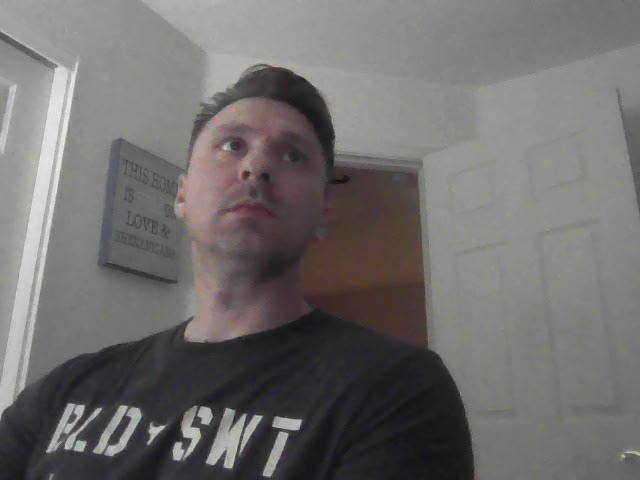
#> input picture frame 17 of ch2/cameo/screencast.avi, 640 x 480 px, given in place of the camera
$ python cameo.py   (older library calls are emulated)
#> lines starting #> are read from the running program, lines starting #| are printed output that depends on the picture
### ch3/cameo/utils.py
import cv2
import numpy as np
import scipy.interpolate

def createCurveFunc(points: list) -> callable:
    """
    Create a function from a list of points suitable for interpolation.

    Args:
        points (list): List of tuples (x, y) representing points.

    Returns:
        callable: An interpolated function derived from the points.
    """
    if points is None:
        return None
    numPoints = len(points)
    if numPoints < 2:
        return None
    xs, ys = zip(*points)
    if numPoints < 3:
        kind = 'linear'
    elif numPoints < 4:
        kind = 'quadratic'
    else:
        kind = 'cubic'

    return scipy.interpolate.interp1d(xs, ys, kind, bounds_error = False)

def createLookupArray(func: callable, length:int = 256) -> np.ndarray:
    """
    Create a lookup array for a function over the range of integer inputs.

    Args:
        func (callable): Function to be applied.
        length (int): Length of the lookup array. Defaults to 256

    Returns:
        np.ndarray: Array containing the lookup values
    """
#> called with length = 256
    if func is None:
        return None
    lookupArray = np.empty(length)
    i = 0
    while i < length:
        func_i = func(i)
        lookupArray[i] = min(max(0, func_i), length - 1)
        i += 1
    return lookupArray

def applyLookupArray(lookupArray: np.ndarray, src: np.ndarray, dst: np.ndarray) -> None:
    """
    Apply a lookup array to a source image to create a destination image.

    Args:
        lookupArray (np.ndarray): The lookup array.
        src (np.ndarray): The source image.
        dst (np.ndarray): The destination image, modified in place.
    """
    if lookupArray is None:
        return
    dst[:] = lookupArray[src]

def createCompositeFunc(func0: callable, func1: callable) -> callable:
    """
    Combine two functions into a single composite function.

    Args:
        func0 (callable): First function.
        func1 (callable): Second function.

    Returns:
        callable: A composite function that applies func1 and then func0.
    """
    if func0 is None:
        return func1
    if func1 is None:
        return func0
    return lambda x: func0(func1(x))

### ch3/cameo/managers.py
import cv2
import numpy as np
import time

class CaptureManager(object):
    """
    Manage the capture process from a video source, allowing for frame capture, preview management, and recording.

    This class encapsulates the operations related to video capture including managing preview windows, mirroring previews,
    capturing frames, saving snapshots, and recording video clips.

    Attributes:
        previewWindowManager (Any): Optional manager for any preview windows.
        shouldMirrorPreview (bool): Flag to indicate if the preview should be mirrored.
        _capture (cv2.VideoCapture): The video capture object.
        _channel (int): The channel of the video capture device.
        _enteredFrame (bool): Flag to check if the frame has been entered.
        _frame (np.ndarray): The current video frame.
        _imageFilename (str): Filename for saving snapshots.
        _videoFilename (str): Filename for saving video.
        _videoEncoding (tuple): Video encoding format.
        _videoWriter (cv2.VideoWriter): Video writer object for recording.
        _startTime (float): Start time of the recording.
        _framesElapsed (int): Count of frames that have elapsed.
        _fpsEstimate (float) Estimated frame per second in the video.
    """
    def __init__(self, capture: cv2.VideoCapture, previewWindowManager = None,
                 shouldMirrorPreview: bool = False):
        """
        Initializes the CaptureManagers object with the video capture device, optional preview window manager,
        and a flag to determine if the preview should be mirrored.

        Args:
            capture (cv2.VideoCapture): The video capture device.
            previewWindowManager (Any, optional): Manger for any preview windows. Defaults to None.
            shouldMirrorPreview (bool, optional): If set to True, the preview display will be mirrored. Defaults to False.
        """
        self.previewWindowManager = previewWindowManager
        self.shouldMirrorPreview = shouldMirrorPreview
        self._capture = capture
        self._channel = 0
        self._enteredFrame = False
        self._frame = None
        self._imageFilename = None
        self._videoFilename = None
        self._videoEncoding = None
        self._videoWriter = None
        self._startTime = None
        self._framesElapsed = 0
        self._fpsEstimate = None

    @property
    def channel(self) -> int:
        """
        Get the current channel of the video capture device

        Returns:
            int: The current channel number.
        """
        return self._channel

    # [11 lines left out: function channel, not called in this run]

    @property
    def frame(self) -> np.ndarray:
        """
        Retrieves the current frame from the capture device.

        Returns:
            np.ndarray: The current video frame.
        """
        if self._enteredFrame and self._frame is None:
            _, self._frame = self._capture.retrieve(self._frame, self.channel)

        return self._frame

    @property
    def isWritingImage(self) -> bool:
        """
        Check if an image file is currently being written

        Returns:
            bool: True if an image file is being written, otherwise False
        """
        return self._imageFilename is not None

    @property
    def isWritingVideo(self) -> bool:
        """
        Check if a video file is currently being recorded

        Returns:
            bool: True if a video file is being recorded, otherwise False
        """
        return self._videoFilename is not None

    def enterFrame(self):
        """
        Enter a new frame to be captured.

        This method must be called before attempting to retrieve the next frame with the 'frame' property.
        It checks to ensure that the last frame was properly exited, grabs the next frame if available,
        and raises an AssertionError if the previous frame was not properly exited.
        """
        # Assert that we did not already enter a frame without exiting.
        assert not self._enteredFrame, \
            'previous enterFrame() had no matching exitFrame()'
        # Attempt to grab the next frame if the capture device is initialized.
        if self._capture is not None:
            self._enteredFrame = self._capture.grab()

    def exitFrame(self):
        """
        Process and release the current frame.

        This method draws the frame to the window if a window manager is present, writes the frame
        to an image file if a snapshot is requested, records the frame to a video if recording is active,
        and then releases the frame to process the next one.  It also calculates and updates the frame
        rate estimate.
        """
        # Check if the frame was grabbed successfully. If not, reset the entered frame flag and return.
        if self.frame is None:
            self._enteredFrame = False
            return

        # Calculate and update the frame rate estimate.
        if self._framesElapsed == 0:
            self._startTime = time.time()
        else:
            timeElapsed = time.time() - self._startTime
            self._fpsEstimate = self._framesElapsed / timeElapsed
        self._framesElapsed += 1

        # Display the frame in the window, mirroring it if necessary.
        if self.previewWindowManager is not None:
            if self.shouldMirrorPreview:
                mirroredFrame = np.fliplr(self._frame)
                self.previewWindowManager.show(mirroredFrame)
            else:
                self.previewWindowManager.show(self._frame)

        # Save the frame as an image file if requested.
        if self.isWritingImage:
            cv2.imwrite(self._imageFilename, self._frame)
            self._imageFilename = None

        # Record the frame to a video file if recording is active.
        self._writeVideoFrame()

        # Release the current frame to prepare for the next one.
        self._frame = None
        self._enteredFrame = False

    # [27 lines left out: functions writeImage, startWritingVideo, stopWritingVideo, not called in this run]

    def _writeVideoFrame(self):
        """
        Writes the current frame to the video file, initializing the video writer if necessary.

        This method checks if the video writer has been initialized and if not, initializes it with
        the estimated frame rate if the actual frame rate is not known. It skips writing the initial frames
        if the frame rate is still being estimated to ensure the stability of the video output.
        """
        if not self.isWritingVideo:
            return
        if self._videoWriter is None:
            fps = self._capture.get(cv2.CAP_PROP_FPS)
            if fps <= 0.0:
                # The capture's FPS is unknown so use an estimate.
                if self._framesElapsed < 20:
                    # Wait until more frames elapse so that the
                    # estimate is more stable.
                    return
                else:
                    fps = self._fpsEstimate
            size = (int(self._capture.get(cv2.CAP_PROP_FRAME_WIDTH)),
                    int(self._capture.get(cv2.CAP_PROP_FRAME_HEIGHT)))
            self._videoWriter = cv2.VideoWriter(
                self._videoFilename, self._videoEncoding, fps, size
            )
        self._videoWriter.write(self._frame)

class WindowManager(object):
    """
    Manages a named window in OpenCV, handling the creation, display, and destruction of the window.
    It processes keyboard and mouse events by invoking callback functions when these events occur.

    Attributes:
        windowName (str): The name of the window as displayed in the title.
        keypressCallback (Callable[int], None], optional): A function to call when a key event occurs.
            This function should take a single integer parameter (the keycode of the pressed key).
        mouseCallback (Callable[[int, int, int, int, Any], None], optional): A function to call when a mouse event occurs.
    """
    def __init__(self, windowName: str, keypressCallback = None, mouseCallback = None):
        """
        Initializes the WindowManager with a name and an optional key press callback function

        Args:
            windowName (str): The name of the window to be created and managed.
            keypressCallback (Callable[[int], None], optional): A callback function that is called on a key press.
                If None, no callback is executed.  Defaults to None.
            mouseCallback (Callable[[int, int, int, int, Any], None], optional): A callback function that is called on mouse events.
        """
        self.keypressCallback = keypressCallback
        self.mouseCallback = mouseCallback
        self._windowName = windowName
        self._isWindowCreated = False

    @property
    def isWindowCreated(self) -> bool:
        """
        Returns whether the window has been created.

        Returns:
            bool: True if the window is created, False otherwise.
        """
        return self._isWindowCreated

    def createWindow(self) -> None:
        """
        Creates a window using the stored window name if it hasn't been created already and sets the mouse callback
        if one is provided.

        This method also sets `_isWindowCreated` to True to indicate that the window now exists.
        """
        if not self._isWindowCreated:   # Ensure that we don't recreate the window if it already exists.
            cv2.namedWindow(self._windowName)
            if self.mouseCallback is not None:
                cv2.setMouseCallback(self._windowName, self.mouseCallback)
            self._isWindowCreated = True

    def show(self, frame) -> None:
        """
        Displays an image or video frame in the window.

        Args:
            frame (np.ndarray): The frame (image or video frame) to be displayed.
        """
        if self._isWindowCreated:
            cv2.imshow(self._windowName, frame)

    def destroyWindow(self) -> None:
        """
        Destroys the window and updates the state to reflect that the window no longer exists.

        This method should be called to properly close the window and release resources.
        """
        if self._isWindowCreated:
            cv2.destroyWindow(self._windowName)
            self._isWindowCreated = False

    def processEvents(self) -> None:
        """
        Processes any events, such as keyboard inputs, that occur in the window.

        If a keypress callback is set, it will call this function with the keycode of any key that is pressed.
        The method handles a single keypress event per invocation.
        """
        keycode = cv2.waitKey(1) # Wait for 1 ms for a key press
        if self.keypressCallback is not None and keycode != -1:
            # Call the callback function if a key was pressed and a callback exists.
            self.keypressCallback(keycode)

### ch3/cameo/filters.py
"""
Author: Joseph Allen
Date: November 29, 2024
Explanation of the Code:
    - Blurring: Median blurring is applied to reduce image noise which is crucial for improving the accuracy of edge detection. The kernel size for blurring is adjustable.
    - Grayscale Conversion: The image is converted to grayscale because edge detection typically operates on single-channel images.
    - Edge Detection: The Laplacian operator is used for edge detection, capable of calculating second-order derivatives.
    - Edge Enhancement: After detecting edges, the code calculates an inverse alpha map from the grayscale edge image, which is used to modulate the intensity of the color channels.
                        This step enhances the visibility of the edges.
    - Channel Processing: The source image's channels are individually adjusted based on the edge map and then recombined.
"""


import cv2
import numpy as np
import utils

class VConvolutionFilter:
    """
    A generic convolution filter class using a kernel for image filtering.

    Attributes:
        kernel (np.ndarray): The convolution kernel.
    """
    def __init__(self, kernel: np.ndarray):
        self._kernel = kernel

    # [9 lines left out: function apply, not called in this run]

class SharpenFilter(VConvolutionFilter):
    """
    A sharpen filter using a specific sharpening kernel.
    """
    # [4 lines left out: function __init__, not called in this run]

class FindEdgesFilter(VConvolutionFilter):
    """
    An edge detection filter using a Laplacian-like kernel.
    """
    # [4 lines left out: function __init__, not called in this run]

class BlurFilter(VConvolutionFilter):
    """
    A simple blur filter using an averaging kernel.
    """
    def __init__(self):
        super().__init__(kernel=np.full((5, 5), 0.04))

class EmbossFilter(VConvolutionFilter):
    """
    An emboss filter that simulates an embossed look by using a gradient kernel.
    """
    # [4 lines left out: function __init__, not called in this run]

class BGRFuncFilter:
    """
    A filter that applies different functions to each channel of a BGR image.

    Attributes:
        bFunc, gFunc, rFunc (callable): Functions to be applied to the B, G, R channels respectively.
    """
    def __init__(self, vFunc=None, bFunc=None, gFunc=None, rFunc=None, dtype=np.uint8):
        length = np.iinfo(dtype).max + 1
        self._bLookupArray = utils.createLookupArray(utils.createCompositeFunc(bFunc, vFunc), length)
        self._gLookupArray = utils.createLookupArray(utils.createCompositeFunc(gFunc, vFunc), length)
        self._rLookupArray = utils.createLookupArray(utils.createCompositeFunc(rFunc, vFunc), length)

    def apply(self, src: np.ndarray, dst: np.ndarray) -> None:
        """
        Apply the configured functions to the BGR channels of the source image and store in dst.

        Args:
            src (np.ndarray): The source BGR image.
            dst (np.ndarray): The destination BGR image, modified in place.
        """
        b, g, r = cv2.split(src)
        utils.applyLookupArray(self._bLookupArray, b, b)
        utils.applyLookupArray(self._gLookupArray, g, g)
        utils.applyLookupArray(self._rLookupArray, r, r)
        cv2.merge([b, g, r], dst)

class BGRCurveFilter(BGRFuncFilter):
    """
    A filter that applies different curves to each channel of a BGR image based on specified control points.
    """
    def __init__(self, vPoints=None, bPoints=None, gPoints=None, rPoints=None, dtype=np.uint8):
        super().__init__(vFunc=utils.createCurveFunc(vPoints),
                         bFunc=utils.createCurveFunc(bPoints),
                         gFunc=utils.createCurveFunc(gPoints),
                         rFunc=utils.createCurveFunc(rPoints), dtype=dtype)

class BGRPortraCurveFilter(BGRCurveFilter):
    """
    A filter that applies specific curves to each channel of a BGR image to emulate the look of Portra film.
    """
    def __init__(self, dtype=np.uint8):
        super().__init__(vPoints=[(0, 0), (23, 20), (157, 173), (255, 255)],
                         bPoints=[(0, 0), (41, 46), (231, 228), (255, 255)],
                         gPoints=[(0, 0), (52, 47), (189, 196), (255, 255)],
                         rPoints=[(0, 0), (69, 69), (213, 218), (255, 255)], dtype=dtype)

def strokeEdges(src: np.ndarray, dst: np.ndarray, blurKsize: int = 7, edgeKsize: int = 5) -> None:
    """
    Apply an edge detection filter to the input image `src` and store the result in `dst`.
    This function first blurs the image to reduce noise and then applies a Laplacian filter to detect edges.

    Args:
        src (np.ndarray): The source image on which edge detections is to be applied.
        dst (np.ndarray): The destination image where the result will be stored.
        blurKsize (int, optional): The size of the kernel used for median blurring.  If it's less than 3,
                                   blurring is skipped to avoid errors. Defaults to 7.
        edgeKsize (int, optional): The aperture size used for the Laplacian operator. Defaults to 5.
    """
    if blurKsize >= 3:
        blurredSrc = cv2.medianBlur(src, blurKsize)
        graySrc = cv2.cvtColor(blurredSrc, cv2.COLOR_BGR2GRAY)
    else:
        graySrc = cv2.cvtColor(src, cv2.COLOR_BGR2GRAY)

    cv2.Laplacian(graySrc, cv2.CV_8U, graySrc, ksize=edgeKsize)

    normalizedInverseAlpha = (1.0 / 255) * (255 - graySrc)

    channels = cv2.split(src)

    for channel in channels:
        channel[:] = channel * normalizedInverseAlpha

    cv2.merge(channels, dst)

### ch3/cameo/cameo.py
import cv2
import filters
from managers import WindowManager, CaptureManager

class Cameo(object):
    """
    A simple application class for managing video capture, processing frames, and interacting
    with the user through key presses.

    This class integrates the WindowManager for displaying video and handling user input, and
    the CaptureManager for managing the video capture process.
    """
    def __init__(self):
        """
        Initialize the Cameo application with the necessary managers for window and capture management.
        """
        self._windowManager = WindowManager('Cameo', self.onKeypress)
        self._captureManager = CaptureManager(cv2.VideoCapture(0), self._windowManager, True)
        self._curveFilter = filters.BGRPortraCurveFilter()

    def run(self) -> None:
        """
        Start the main loop of the application.

        This method continuously captures frames from the video source, processes them (currently no
        processing is done, but this is where you would insert frame filtering or detection logic),
        and handles user inputs until the window is closed.
        """
        self._windowManager.createWindow()
        while self._windowManager.isWindowCreated:
            self._captureManager.enterFrame()   # Start capturing a frame
            frame = self._captureManager.frame  # Retrieve the current frame
            if frame is not None:
                filters.strokeEdges(src = frame, dst = frame)
                self._curveFilter.apply(src = frame, dst = frame)
            self._captureManager.exitFrame()    # Finish capturing the frame and handle any outputs
            self._windowManager.processEvents() # Handle any window events, such as key presses
#> this loop made 1 pass; (key Esc is pressed on pass 1)
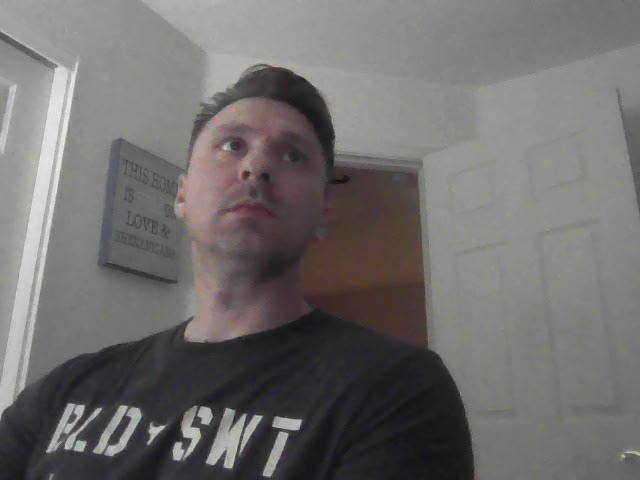
#> input picture frame 17 of ch2/cameo/screencast.avi, 640 x 480 px, given in place of the camera
#> pass 1, in strokeEdges, `normalizedInverseAlpha = (1.0 / 255) * (255 - graySrc)`:
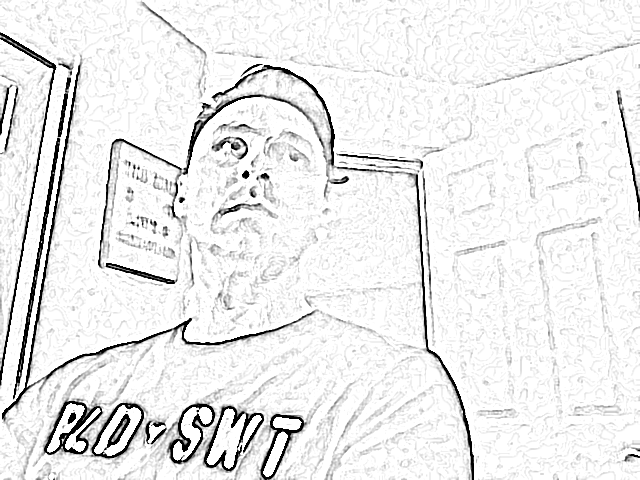
#> normalizedInverseAlpha: shape (480, 640) float64; min 0, max 1, mean 0.925
#> pass 1, in apply, `b, g, r = cv2.split(src)`:
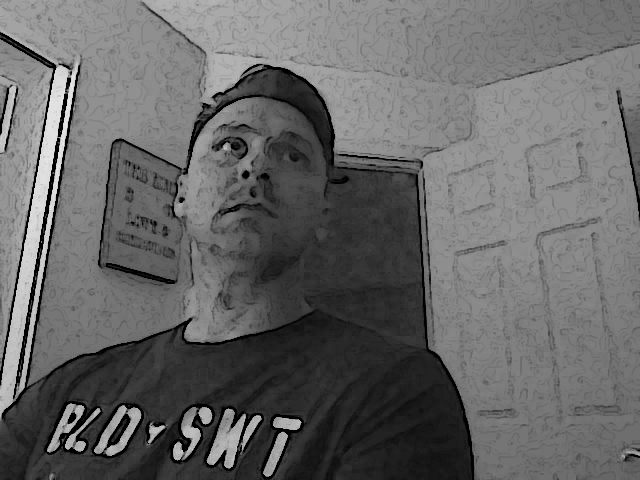
#> b: shape (480, 640); min 0, max 236, mean 102
#> after the loop:
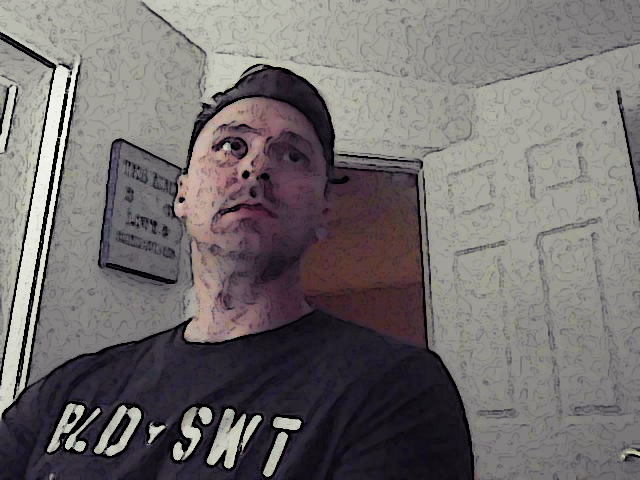
#> frame: shape (480, 640, 3); mean B, G, R 109.7, 109.3, 114.4

    def onKeypress(self, keycode: int) -> None:
        """
        Respond to key presses captured by the WindowManager.

        Args:
            keycode (int): The code of the pressed key, which determines the action to take.

        Actions:
            space (32): Take a screenshot.
            tab (9): Start/Stop recording a video.
            escape (27): Quit the application.
        """
        if keycode == 32:  # space key
            self._captureManager.writeImage("screenshot.png")  # Save the current frame as an image
        elif keycode == 9:  # tab key
            if not self._captureManager.isWritingVideo:
                self._captureManager.startWritingVideo("screencast.avi")  # Start recording a video
            else:
                self._captureManager.stopWritingVideo()  # Stop recording
        elif keycode == 27:  # escape key
            self._windowManager.destroyWindow()  # Close the application window

if __name__ == "__main__":
    Cameo().run()   # Start the application
